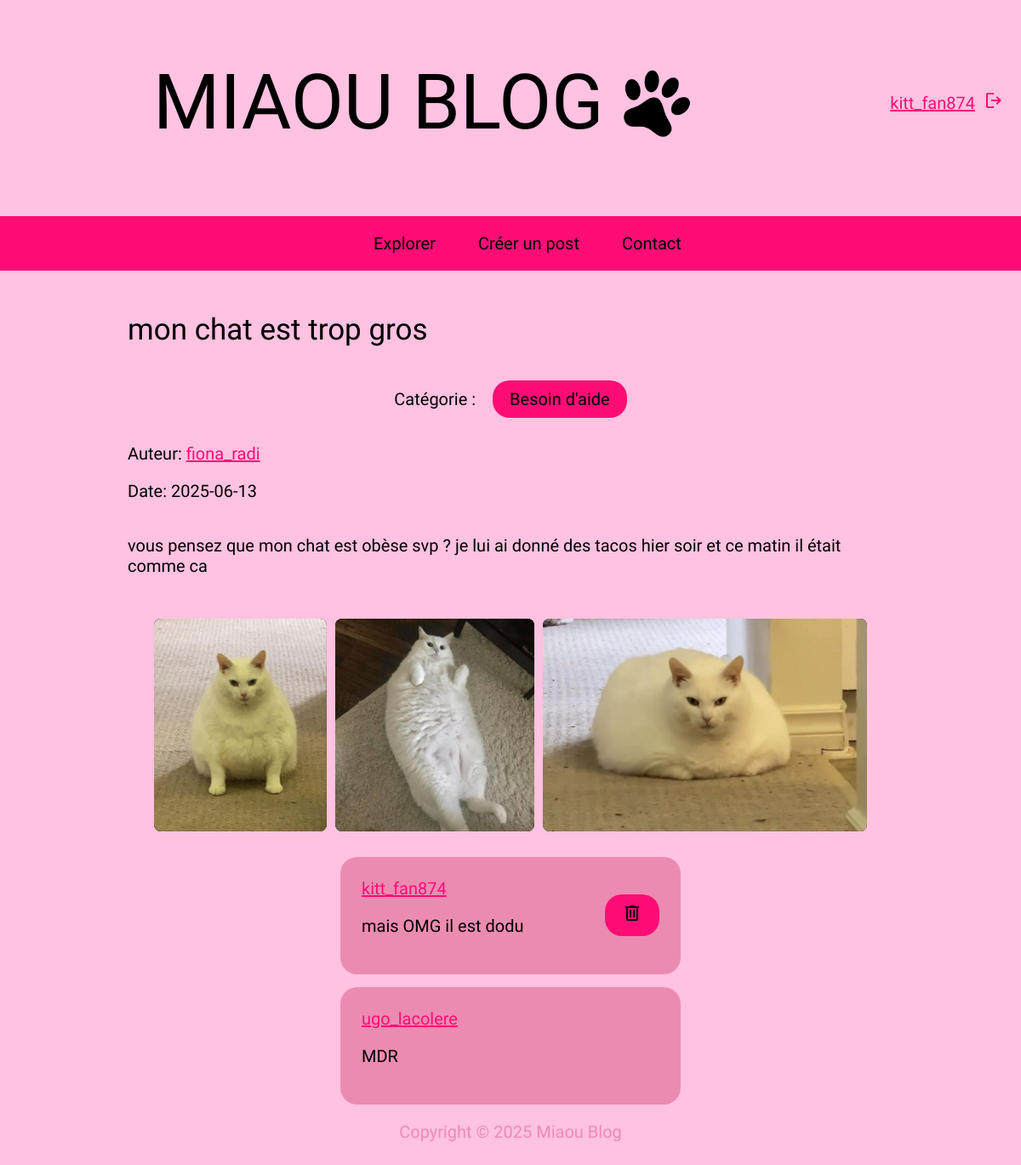
Screenshot of /post.php?id=28 (signed in) with the database file from the repository.
### tables this page shows
CREATE TABLE IF NOT EXISTS `post` (
  `id_post` int NOT NULL AUTO_INCREMENT,
  `titre_post` varchar(100) NOT NULL,
  `date_post` date NOT NULL,
  `description` varchar(300) NOT NULL,
  `id_user` int DEFAULT NULL,
  PRIMARY KEY (`id_post`),
  KEY `fk_user_post` (`id_user`)
);

CREATE TABLE IF NOT EXISTS `categorie` (
  `id_categorie` int NOT NULL AUTO_INCREMENT,
  `nom_categorie` varchar(25) NOT NULL,
  PRIMARY KEY (`id_categorie`)
);

CREATE TABLE IF NOT EXISTS `utilisateur` (
  `id_user` int NOT NULL AUTO_INCREMENT,
  `email` varchar(25) NOT NULL,
  `pseudo` varchar(15) NOT NULL,
  `mot_de_passe` varchar(100) NOT NULL,
  PRIMARY KEY (`id_user`),
  UNIQUE KEY `email` (`email`),
  UNIQUE KEY `pseudo` (`pseudo`)
);

### utils.php (called while the page is built, shortened)
<?php
	class Commentaire {
		private $id;
		private $idAuteur;
		private $auteur;
		private $contenu;
		public function __construct(int $id, int $idAuteur, string $auteur, string $contenu) {
			$this->id = $id;
			$this->idAuteur = $idAuteur;
			$this->auteur = $auteur;
			$this->contenu = $contenu;
		}
		public function getId() : int {
        	return $this->id;
    	}
		public function getIdAuteur() : int {
        	return $this->idAuteur;
    	}
		public function getAuteur() : string {
        	return $this->auteur;
    	}
		public function getContenu() : string {
        	return $this->contenu;
    	}
	}
	class Post {
		private int $id;
		private string $titre;
		private string $description;
		private string $date;
		private string $auteur;
		private int $auteurId;
		private array $categories;
		public function __construct(int $id, string $titre, string $description, string $date, string $auteur, string $auteurId, array $categories) {
			$this->id = $id;
			$this->titre = $titre;
			$this->description = $description;
			$this->date = $date;
			$this->auteur = $auteur;
			$this->auteurId = $auteurId;
			$this->categories = $categories;
		}
		public function getId() : int {
        	return $this->id;
    	}
		public function getTitre() : string {
        	return $this->titre;
    	}
		public function getDescription() : string {
        	return $this->description;
    	}
		public function getDate() : string {
        	return $this->date;
    	}
		public function getAuteur() : string {
        	return $this->auteur;
    	}
		public function getAuteurId() : string {
        	return $this->auteurId;
    	}
		public function getCategories() : array {
        	return $this->categories;
    	}
	}
?>

### post.php (the view, shortened to what this page needs)
<?php
    require_once("bd.php");
    require_once("utils.php");
    if (isset($_GET['id']) && is_numeric($_GET['id'])) {
        $postId = (int) $_GET['id'];
        $sql = "SELECT * FROM post WHERE id_post = ?";
        $statement = $pdo->prepare($sql);
        $statement->execute([$postId]);
        if (!$postDataRow = $statement->fetch(PDO::FETCH_ASSOC)) {
            header("Location: index.php");
            exit;
        }
        $sql = "SELECT pseudo FROM utilisateur WHERE id_user = ?";
        $statement = $pdo->prepare($sql);
        $statement->execute([$postDataRow["id_user"]]);
        if (!$postUserRow = $statement->fetch(PDO::FETCH_ASSOC)) {
            header("Location: index.php");
            exit;
        }
        $sql = "SELECT c.id_categorie, c.nom_categorie FROM post_categorie p JOIN categorie c ON p.id_categorie = c.id_categorie WHERE p.id_post = ?";
        $statement = $pdo->prepare($sql);
        $statement->execute([$postId]);
        if (!$postCategoriesRow = $statement->fetchAll(PDO::FETCH_ASSOC)) {
            $postCategoriesRow = [["id_categorie" => null, "nom_categorie" => "Sans catégorie"]];
        }
        $post = new Post(
            $postId,
            $postDataRow["titre_post"],
            $postDataRow["description"],
            $postDataRow["date_post"],
            $postUserRow["pseudo"],
            $postDataRow["id_user"],
            $postCategoriesRow
        );
        $sql = "SELECT id_commentaire, contenu, pseudo, u.id_user
                FROM commentaire c
                JOIN utilisateur u ON c.id_user = u.id_user
                WHERE id_post = ?";
        $params = [$postId];
        if (isset($_SESSION['authentifie']) && $_SESSION['authentifie']) {
            $sql .= " ORDER BY (c.id_user = ?) DESC";
            $params[] = $_SESSION['id_user'];
        }
        $statement = $pdo->prepare($sql);
        $statement->execute($params);
        $commentaires = [];
        while ($commentaireRow = $statement->fetch(PDO::FETCH_ASSOC)) {
            $commentaires[] = new Commentaire($commentaireRow["id_commentaire"], $commentaireRow["id_user"], $commentaireRow["pseudo"], $commentaireRow["contenu"]);
        }
    } else {
        header("Location: index.php");
        exit;
    }
?>
<!DOCTYPE html>
<html lang="fr">
    <?php
        require_once("utils.php");
        require_once("head.php");
    ?>
    <body id="post">
        <?php require_once("header.php") ?>
        <main>
            <section id="post-contenu">
                <h2><?= $post->getTitre(); ?></h2>
                <section id="post-infos">
                    <div id="post-categories">
                        <p><?= (count($post->getCategories()) == 1) ? "Catégorie :" : "Catégories :" ?></p>
                        <?php
                        foreach ($post->getCategories() as $categorie) {
                            ?>
                            <a href="index.php?categorie=<?= $categorie["id_categorie"] ?? "" ?>" class="post-categorie"><?= $categorie["nom_categorie"] ?></a>
                            <?php
                        }
                        ?>
                    </div>
                    <div>
                        <p>Auteur: <a href="profil.php?id=<?= $post->getAuteurId() ?>"><?= $post->getAuteur(); ?></a></p>
                        <p>Date: <?= $post->getDate(); ?></p>
                    </div>
                </section>
                <p><?= $post->getDescription(); ?></p>
            </section>
            <section id="post-images">
                <?php
                    $postId = $post->getId();
                    $auteurId = $post->getAuteurId();
                    $cheminDossier = "uploads/users/$auteurId/posts/$postId";
                    if (is_dir($cheminDossier)) {
                        if ($dossier = opendir($cheminDossier)) {
                            while (($fichier = readdir($dossier)) !== false) {
                                if ($fichier != '.' && $fichier != '..') {
                                    $cheminFichier = $cheminDossier . DIRECTORY_SEPARATOR . $fichier;
                                    echo "<img src='$cheminFichier' alt='Image du post' />";
                                }
                            }
                        }
                    }
                ?>
            </section>
            <section id="post-commentaires">
                    <?php
                foreach ($commentaires as $commentaire) {
                    ?>
                    <div class="commentaire">
                        <div>
                            <a href="profil.php?id=<?= $commentaire->getIdAuteur() ?>"><?= $commentaire->getAuteur(); ?></a>
                            <p><?= $commentaire->getContenu(); ?></p>
                        </div>
                        <?php
                        if (isset($_SESSION["authentifie"]) && $_SESSION["authentifie"] && $commentaire->getAuteur() == $_SESSION["pseudo"]) {
                            $idCommentaire = $commentaire->getId();
                            ?>
                            <a class="button" href=<?= "suppression_commentaire.php?id_commentaire=$idCommentaire" ?>><span class="material-symbols-outlined">delete</span></a>
                            <?php
                        }
                        ?>
                    </div>
                    <?php
                }
                ?>
            </section>
        </main>
        <?php require_once("footer.php") ?>
    </body>
</html>

### style.css (style rules this page uses)
:root { --color1: #FFC2E0; --color2: #EC8BB2; --color3: black; --color4: #FF0D76; --font-family1: 'Lilita One'; }
* { font-family: var(--font-family1); font-weight: 200; font-size: 20px; }
body { background-color: var(--color1); margin-left: 0; margin-right: 0; }
a { color: var(--color4); }
button, .custom-file-label, .button, .post-categorie, #admin_categories section a, input[type="file"]::file-selector-button { font-family: var(--font-family1); padding: 10px 20px; background-color: var(--color4); color: var(--color3); text-decoration: none; border: none; border-radius: 20px; text-align: center; }
h2 { font-size: 35px; }
main { display: flex; flex-direction: column; justify-content: center; align-items: center; gap: 20px; }
body#post main { display: flex; flex-direction: column; justify-content: center; align-items: center; }
body#post main section { max-width: 900px; }
#post-infos { display: flex; flex-direction: column; }
#post-images { display: flex; overflow-x: auto; gap: 10px; padding: 10px; scroll-snap-type: x mandatory; scroll-behavior: smooth; }
#post-images img { height: 250px; width: auto; object-fit: contain; flex-shrink: 0; border-radius: 8px; background: #000; }
#post-commentaires { display: flex; flex-direction: column; width: 400px; gap: 15px; }
#form-commentaires, #admin_categories form, .commentaire { padding: 25px; background-color: var(--color2); border-radius: 20px; display: flex; gap: 15px; }
.commentaire { flex-direction: row; align-items: center; justify-content: space-between; }
#post-categories { display: flex; align-items: center; justify-content: center; gap: 20px; }

### rows the page displays
post: titre_post "mon chat est trop gros", date_post "2025-06-13", description "vous pensez que mon chat est obèse svp ? je lui ai donné des tacos hier soir et ce matin il était comme ca"
categorie: nom_categorie "Besoin d'aide"
utilisateur: pseudo "fiona_radi"

### other values shown
$_SESSION["pseudo"] "kitt_fan874"
$commentaire->getAuteur() "kitt_fan874"
$commentaire->getContenu() "mais OMG il est dodu"
$commentaire->getAuteur() "ugo_lacolere"
$commentaire->getContenu() "MDR"
